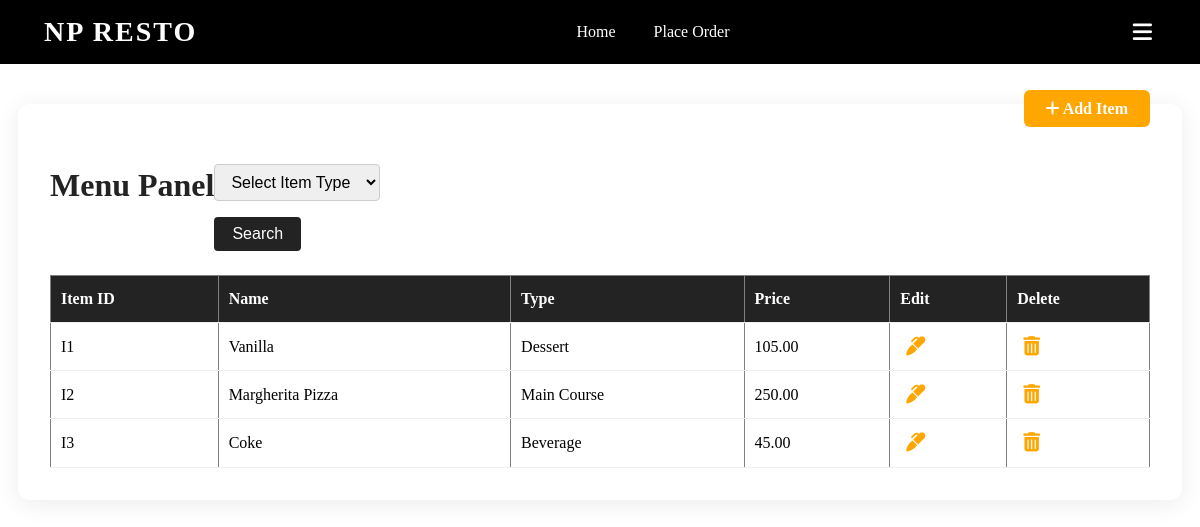
The page /admin/menu-panel.php on the database its author committed.
### tables this page shows
CREATE TABLE Menu (
    item_id VARCHAR(6) PRIMARY KEY,
    item_name VARCHAR(255),
    item_type VARCHAR(255),
    item_price DECIMAL(10,2)
);

### admin/menu-panel.php (the view, shortened to what this page needs)
<?php
require_once "../config.php";
?>
<?php include './heading.php'; ?>
<link rel="stylesheet" href="CSS/menustyle.css">
<link rel="stylesheet" href="[https://cdnjs.cloudflare.com/ajax/libs/font-awesome/6.5.2/css/all.min.css"](https://cdnjs.cloudflare.com/ajax/libs/font-awesome/6.5.2/css/all.min.css") />
<div class="menucontainer">
    <h2 class="pull-left">Menu Panel</h2>
    <div class="additem">
        <a href="Menucard/createItem.php" class="btnitem"><i class="fa fa-plus"></i> Add Item</a>
    </div>
    <form method="POST">
        <div class="row">
            <select name="search" id="search" class="form-control">
                <option value="">Select Item Type</option>
            </select>
        </div>
        <div class="colmd">
            <button type="submit" class="btn btn-dark">Search</button>
        </div>
    </form>
    <?php
    if (isset($_POST['search']) && !empty($_POST['search'])) {
        $search = $_POST['search'];
        $sql = "SELECT * FROM menu WHERE item_type LIKE '%$search%' OR item_name LIKE '%$search%' OR item_id LIKE '%$search%' ORDER BY item_id;";
    } else {
        $sql = "SELECT * FROM menu ORDER BY item_id;";
    }
    if ($result = mysqli_query($link, $sql)) {
        if (mysqli_num_rows($result) > 0) {
            echo '<table class="table-body" border="1">';
            echo "<thead>";
            echo "<tr>";
            echo "<th>Item ID</th>";
            echo "<th>Name</th>";
            echo "<th>Type</th>";
            echo "<th>Price</th>";
            echo "<th>Edit</th>";
            echo "<th>Delete</th>";
            echo "</tr>";
            echo "</thead>";
            echo "<tbody>";
            while ($row = mysqli_fetch_array($result)) {
                echo "<tr>";
                echo "<td>" . $row['item_id'] . "</td>";
                echo "<td>" . ucfirst($row['item_name']) . "</td>";
                echo "<td>" . ucfirst($row['item_type']) . "</td>";
                echo "<td>" . $row['item_price'] . "</td>";
                echo "<td>";
                echo '<a class="icon" href="./Menucard/update.php?id='. $row['item_id'] .'" title="Modify Record" data-toggle="tooltip" onclick="return confirm(\'Admin permission Required!\n\nAre you sure you want to Edit this Item?\')"><i class="fa-solid fa-marker"></i></a>';
                echo "</td>";
                echo "<td>";
                echo '<a class="icon" href="./Menucard/deleteItem.php?id='. $row['item_id'] .'" title="Delete Record" data-toggle="tooltip" onclick="return confirm(\'Admin permission Required!\n\nAre you sure you want to delete this Item?\n\nThis will alter other modules related to this Item!\n\nYou see unwanted changes in bills.\')"><span class="fa fa-trash text-black"></span></a>';
                echo "</td>";
                echo "</tr>";
            }
            echo "</tbody>";
            echo "</table>";
        } else {
            echo '<div class="alert alert-danger"><em>No records were found.</em></div>';
        }
    } else {
        echo "Oops! Something went wrong. Please try again later.";
    }
    ?>
</div>

### admin/CSS/headingstyle.css (style rules this page uses)
html, body { max-width: 100vw; overflow-x: hidden; margin: 0; padding: 0; }

### admin/CSS/menustyle.css (style rules this page uses)
.menucontainer { max-width: 1100px; margin: 40px auto; background: #fff; border-radius: 12px; box-shadow: 0 4px 24px rgba(0,0,0,0.08); padding: 36px 32px 32px 32px; }
.pull-left { float: left; font-size: 2rem; color: #232323; font-family: 'Georgia', serif; margin-bottom: 24px; }
.additem { float: right; margin-top: -40px; }
.btnitem { background: #ffa600; color: #fff; padding: 10px 22px; border-radius: 6px; text-decoration: none; font-weight: bold; font-size: 1rem; border: none; transition: background 0.2s; }
.row { margin: 24px 0 16px 0; display: flex; gap: 16px; }
.form-control { padding: 8px 12px; border-radius: 4px; border: 1px solid #ccc; font-size: 1rem; }
.btn { background: #232323; color: #fff; border: none; border-radius: 4px; padding: 8px 18px; font-size: 1rem; cursor: pointer; transition: background 0.2s; }
.table-body { width: 100%; border-collapse: collapse; margin-top: 24px; background: #fff; }
.table-body th, .table-body td { padding: 14px 10px; border-bottom: 1px solid #eee; text-align: left; }
.table-body th { background: #232323; color: #fff; font-weight: bold; }
.icon { color: #ffa600; margin: 0 6px; font-size: 1.2em; cursor: pointer; }

### rows shown on the page
menu: item_id "I1", item_name "Vanilla", item_type "Dessert", item_price "105.00"
menu: item_id "I2", item_name "Margherita Pizza", item_type "Main Course", item_price "250.00"
menu: item_id "I3", item_name "Coke", item_type "Beverage", item_price "45.00"
